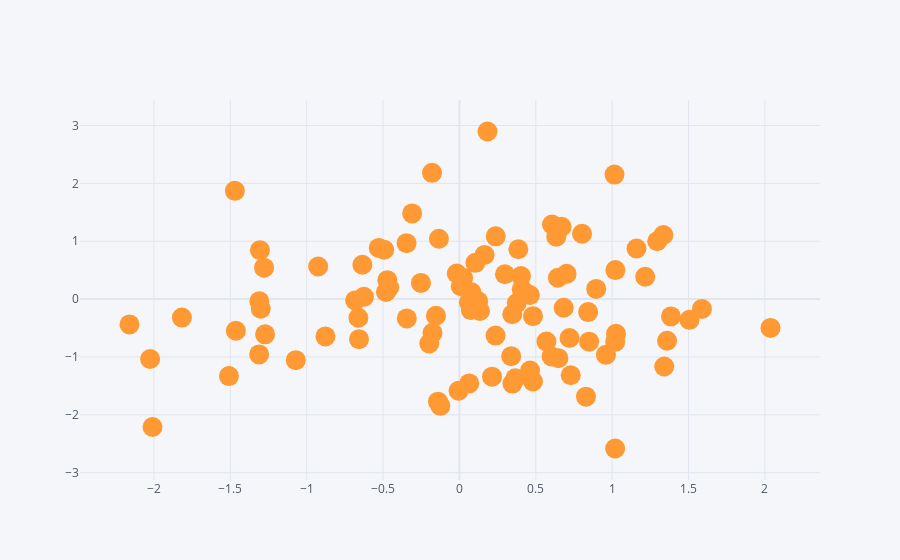

Here is the notebook cell this chart was saved with:
### Code cell
df.iplot(kind='scatter',x='A',y='B', mode='markers', size=20)
